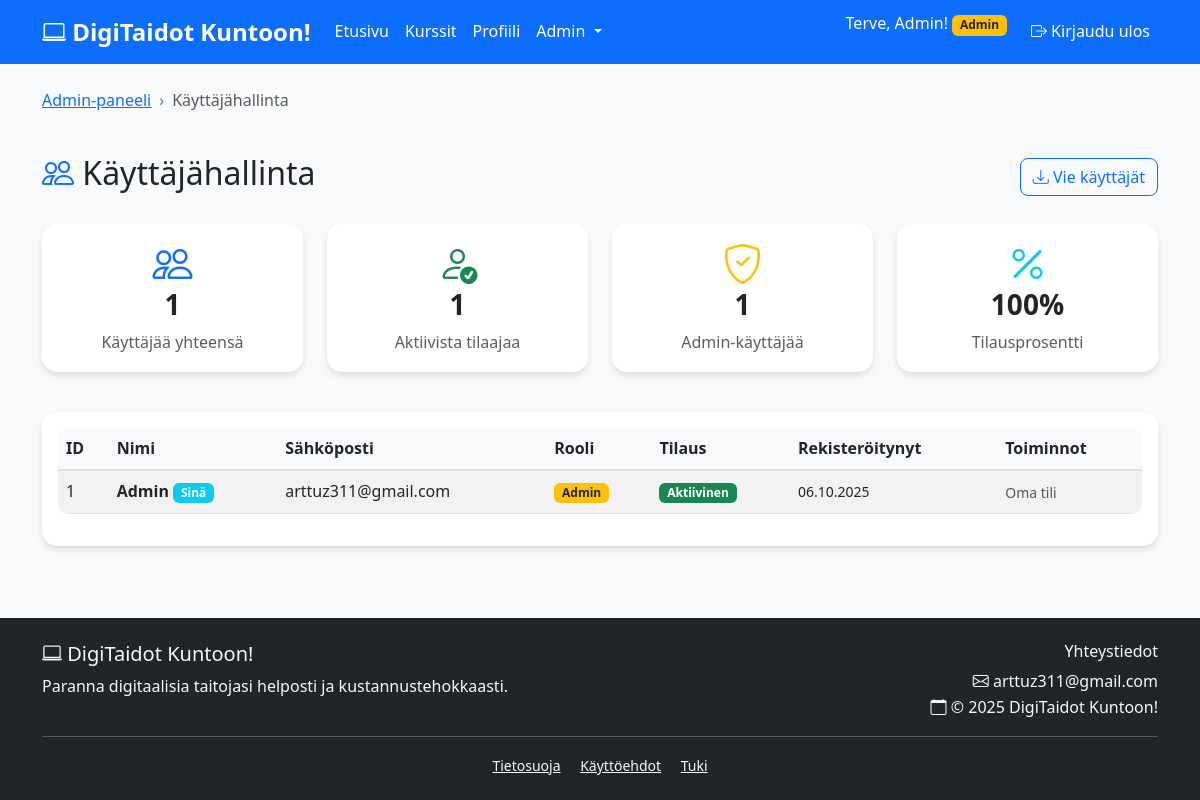
The page /admin/users.php (signed in) on the database its author committed.
### tables this page shows
CREATE TABLE users (
  id INT AUTO_INCREMENT PRIMARY KEY,
  name VARCHAR(100) NOT NULL,
  email VARCHAR(150) UNIQUE NOT NULL,
  password VARCHAR(255) NOT NULL,
  role ENUM('ADMIN','USER') DEFAULT 'USER',
  subscription_active BOOLEAN DEFAULT FALSE,
  subscription_end DATE NULL,
  created_at TIMESTAMP DEFAULT CURRENT_TIMESTAMP
);

### includes/auth.php (called while the page is built, shortened)
<?php
require_once 'db.php';
class Auth {
    private $pdo;
    public function __construct($pdo) {
        $this->pdo = $pdo;
    }
    public function getAllUsers() {
        try {
            $stmt = $this->pdo->prepare("SELECT id, name, email, role, subscription_active, subscription_end, created_at FROM users ORDER BY created_at DESC");
            $stmt->execute();
            return $stmt->fetchAll();
        } catch(PDOException $e) {
            error_log("Käyttäjien hakuvirhe: " . $e->getMessage());
            return [];
        }
    }
}
$auth = new Auth($pdo);
?>

### includes/functions.php (called while the page is built, shortened)
<?php
require_once 'auth.php';
class Functions {
    public function formatDate($date) {
        $timestamp = strtotime($date);
        return date('d.m.Y', $timestamp);
    }
}
$functions = new Functions($pdo, $auth);
?>

### admin/users.php (the view, shortened to what this page needs)
<?php
require_once '../includes/db.php';
require_once '../includes/auth.php';
require_once '../includes/functions.php';
$functions->requireAdmin();
$users = $auth->getAllUsers();
include '../includes/header.php';
?>
<div class="container py-4">
    <div class="row mb-4">
        <div class="col-12">
            <nav aria-label="breadcrumb">
                <ol class="breadcrumb">
                    <li class="breadcrumb-item"><a href="index.php">Admin-paneeli</a></li>
                    <li class="breadcrumb-item active">Käyttäjähallinta</li>
                </ol>
            </nav>
        </div>
    </div>
    <div class="row">
        <div class="col-12">
            <div class="d-flex justify-content-between align-items-center mb-4">
                <h2>
                    <i class="bi bi-people text-primary"></i> Käyttäjähallinta
                </h2>
                <div class="btn-group">
                    <button type="button" class="btn btn-outline-primary" onclick="exportUsers()">
                        <i class="bi bi-download"></i> Vie käyttäjät
                    </button>
                </div>
            </div>
        </div>
    </div>
    <div class="row mb-4">
        <?php
        $total_users = count($users);
        $active_subscribers = count(array_filter($users, function($user) { return $user['subscription_active']; }));
        $admins = count(array_filter($users, function($user) { return $user['role'] === 'ADMIN'; }));
        ?>
        <div class="col-md-3 mb-3">
            <div class="card text-center">
                <div class="card-body">
                    <i class="bi bi-people display-6 text-primary mb-2"></i>
                    <h3 class="fw-bold"><?php echo $total_users; ?></h3>
                    <p class="text-muted mb-0">Käyttäjää yhteensä</p>
                </div>
            </div>
        </div>
        <div class="col-md-3 mb-3">
            <div class="card text-center">
                <div class="card-body">
                    <i class="bi bi-person-check display-6 text-success mb-2"></i>
                    <h3 class="fw-bold"><?php echo $active_subscribers; ?></h3>
                    <p class="text-muted mb-0">Aktiivista tilaajaa</p>
                </div>
            </div>
        </div>
        <div class="col-md-3 mb-3">
            <div class="card text-center">
                <div class="card-body">
                    <i class="bi bi-shield-check display-6 text-warning mb-2"></i>
                    <h3 class="fw-bold"><?php echo $admins; ?></h3>
                    <p class="text-muted mb-0">Admin-käyttäjää</p>
                </div>
            </div>
        </div>
        <div class="col-md-3 mb-3">
            <div class="card text-center">
                <div class="card-body">
                    <i class="bi bi-percent display-6 text-info mb-2"></i>
                    <h3 class="fw-bold">
                        <?php echo $total_users > 0 ? round(($active_subscribers / $total_users) * 100) : 0; ?>%
                    </h3>
                    <p class="text-muted mb-0">Tilausprosentti</p>
                </div>
            </div>
        </div>
    </div>
    <div class="row">
        <div class="col-12">
            <div class="card">
                <div class="card-body">
                    <div class="table-responsive">
                        <table class="table table-striped table-hover">
                            <thead>
                                <tr>
                                    <th>ID</th>
                                    <th>Nimi</th>
                                    <th>Sähköposti</th>
                                    <th>Rooli</th>
                                    <th>Tilaus</th>
                                    <th>Rekisteröitynyt</th>
                                    <th>Toiminnot</th>
                                </tr>
                            </thead>
                            <tbody>
                                <?php foreach ($users as $user): ?>
                                <tr>
                                    <td><?php echo $user['id']; ?></td>
                                    <td>
                                        <strong><?php echo htmlspecialchars($user['name']); ?></strong>
                                        <?php if ($user['id'] == $_SESSION['user_id']): ?>
                                            <span class="badge bg-info">Sinä</span>
                                        <?php endif; ?>
                                    </td>
                                    <td><?php echo htmlspecialchars($user['email']); ?></td>
                                    <td>
                                        <?php if ($user['role'] === 'ADMIN'): ?>
                                            <span class="badge bg-warning text-dark">Admin</span>
                                        <?php else: ?>
                                            <span class="badge bg-secondary">Käyttäjä</span>
                                        <?php endif; ?>
                                    </td>
                                    <td>
                                        <?php if ($user['subscription_active']): ?>
                                            <span class="badge bg-success">Aktiivinen</span>
                                        <?php else: ?>
                                            <span class="badge bg-secondary">Ei tilausta</span>
                                        <?php endif; ?>
                                    </td>
                                    <td>
                                        <small><?php echo $functions->formatDate($user['created_at']); ?></small>
                                    </td>
                                    <td>
                                        <div class="btn-group btn-group-sm">
                                            <?php if ($user['id'] != $_SESSION['user_id']): ?>
                                                <?php if ($user['subscription_active']): ?>
                                                    <form method="POST" action="" style="display: inline;">
                                                        <input type="hidden" name="user_id" value="<?php echo $user['id']; ?>">
                                                        <input type="hidden" name="action" value="deactivate">
                                                        <button type="submit" name="toggle_subscription" class="btn btn-outline-warning btn-sm"
                                                                onclick="return confirm('Deaktivoida tilausta?')">
                                                            <i class="bi bi-pause"></i>
                                                        </button>
                                                    </form>
                                                <?php else: ?>
                                                    <form method="POST" action="" style="display: inline;">
                                                        <input type="hidden" name="user_id" value="<?php echo $user['id']; ?>">
                                                        <input type="hidden" name="action" value="activate">
                                                        <button type="submit" name="toggle_subscription" class="btn btn-outline-success btn-sm"
                                                                onclick="return confirm('Aktivoida tilausta?')">
                                                            <i class="bi bi-play"></i>
                                                        </button>
                                                    </form>
                                                <?php endif; ?>
                                                <form method="POST" action="" style="display: inline;">
                                                    <input type="hidden" name="user_id" value="<?php echo $user['id']; ?>">
                                                    <button type="submit" name="delete_user" class="btn btn-outline-danger btn-sm"
                                                            onclick="return confirm('Haluatko varmasti poistaa käyttäjän <?php echo htmlspecialchars($user['name']); ?>?')">
                                                        <i class="bi bi-trash"></i>
                                                    </button>
                                                </form>
                                            <?php else: ?>
                                                <span class="text-muted small">Oma tili</span>
                                            <?php endif; ?>
                                        </div>
                                    </td>
                                </tr>
                                <?php endforeach; ?>
                            </tbody>
                        </table>
                    </div>
                </div>
            </div>
        </div>
    </div>
</div>
<?php include '../includes/footer.php'; ?>

### css/style.css (style rules this page uses)
body { font-family: 'Segoe UI', Tahoma, Geneva, Verdana, sans-serif; line-height: 1.6; background-color: #f8f9fa; }
.card { border: none; border-radius: 15px; box-shadow: 0 4px 6px rgba(0, 0, 0, 0.1); transition: transform 0.3s ease, box-shadow 0.3s ease; }
.btn { border-radius: 8px; font-weight: 500; transition: all 0.3s ease; }
.table { border-radius: 10px; overflow: hidden; }
.table thead th { background-color: #f8f9fa; border-bottom: 2px solid #dee2e6; font-weight: 600; }
.breadcrumb { background-color: transparent; padding: 0; }
.breadcrumb-item + .breadcrumb-item::before { content: "›"; color: #6c757d; }

### rows shown on the page
users: subscription_active "1", role "1", ($active_subscribers/$total_users)*100 "100", id "1", name "Admin", shows "Sinä", email "arttuz311@gmail.com", shows "Aktiivinen", created_at "06.10.2025", shows "Oma tili"

### other values the page prints
$_SESSION['user_name'] "Admin"
$total_users "1"
